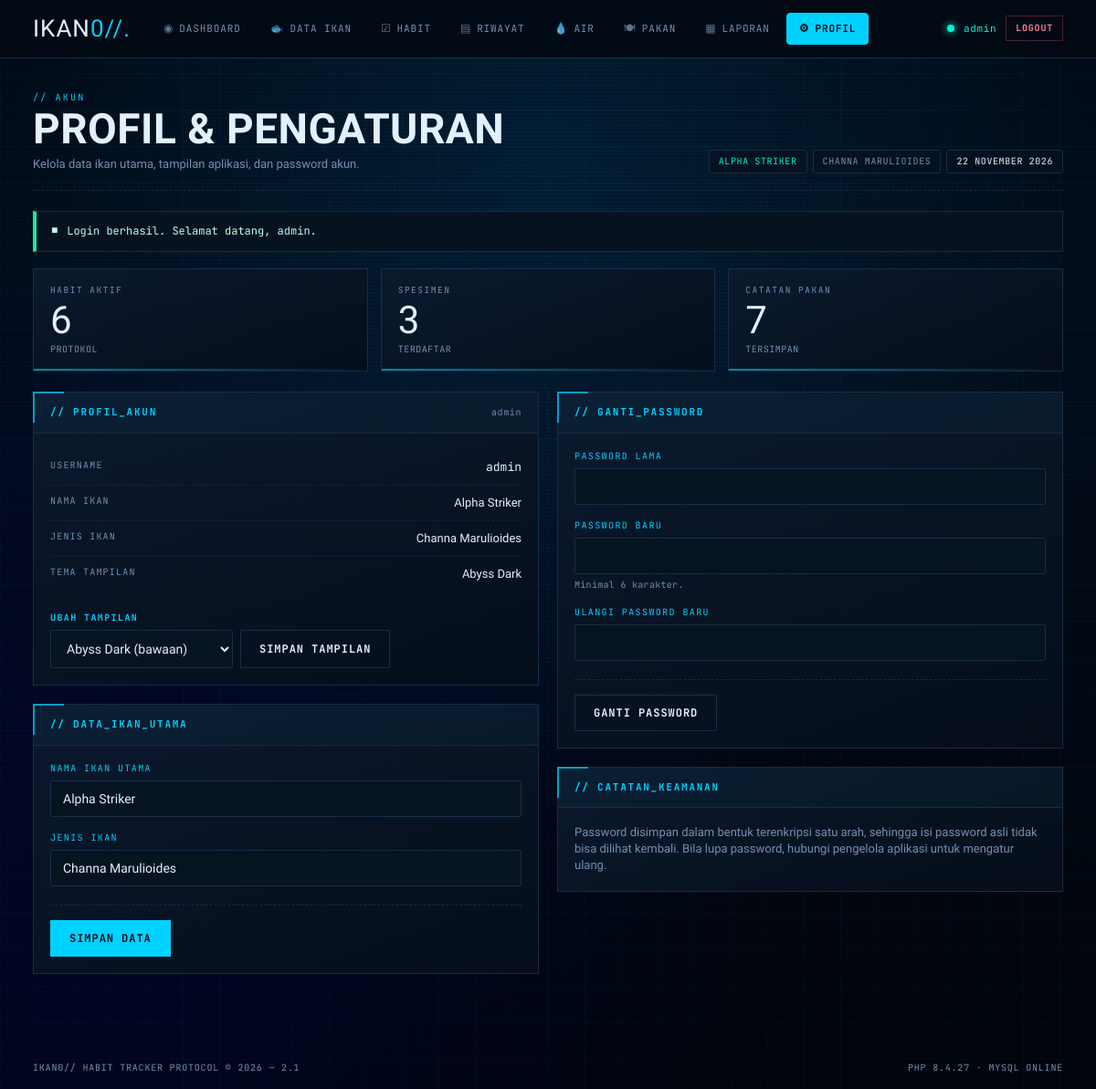
The page /profil.php (signed in) on the database its author committed.
### tables this page shows
CREATE TABLE IF NOT EXISTS `users` (
  `id`         INT AUTO_INCREMENT PRIMARY KEY,
  `username`   VARCHAR(50)  NOT NULL UNIQUE,
  `password`   VARCHAR(255) NOT NULL,
  `nama_ikan`  VARCHAR(60)  NOT NULL DEFAULT 'Ikan Cupang Alpha',
  `jenis_ikan` VARCHAR(60)  NOT NULL DEFAULT 'Betta splendens',
  `created_at` TIMESTAMP    DEFAULT CURRENT_TIMESTAMP
);

### includes/auth.php (called while the page is built, shortened)
<?php
require_once __DIR__ . '/koneksi.php';
function current_user(): ?array
{
    return [
        'id'         => (int)$_SESSION['user_id'],
        'username'   => $_SESSION['username']    ?? 'Admin',
        'nama_ikan'  => $_SESSION['nama_ikan']   ?? 'Ikan Tanpa Nama',
        'jenis_ikan' => $_SESSION['jenis_ikan']  ?? 'Spesies tidak diketahui',
    ];
}
function sinkron_user_database(): void
{
    $id  = (int)$_SESSION['user_id'];
    $row = db_row(
        "SELECT id, username, nama_ikan, jenis_ikan FROM users WHERE id = ? LIMIT 1",
        'i',
        [$id]
    );
}
sinkron_user_database();
$theme_mode = $_COOKIE['ikan_theme'] ?? 'abyss-dark';

### includes/koneksi.php (called while the page is built, shortened)
<?php
$conn             = @new mysqli(DB_HOST, DB_USER, DB_PASS, DB_NAME);
$db_connected     = true;
if ($conn->connect_error) {
    $db_connected     = false;
    $db_error_message = $conn->connect_error;
    error_log('[IKAN] Koneksi database gagal: ' . $conn->connect_error);
} else {
    $conn->set_charset('utf8mb4');
}
function db_tipe($nilai): string
{
    if (is_int($nilai) || is_bool($nilai)) {
        return 'i';
    }
    return 's';
}
function db_jalankan(string $sql, array $params = [])
{
    global $conn, $db_connected;
    $stmt = $conn->prepare($sql);
    $tipe = '';
    foreach ($params as $nilai) {
        $tipe .= db_tipe($nilai);
    }
    $stmt->bind_param($tipe, ...array_values($params));
    if (!$stmt->execute()) {
        error_log('[IKAN] Eksekusi gagal: ' . $stmt->error . ' | ' . $sql);
        return false;
    }
    if ($stmt->field_count > 0) {
        $hasil = $stmt->get_result();
        return $hasil;
    }
    return $stmt;
}
function db_all(string $sql, string $types = '', array $params = []): array
{
    $hasil = db_jalankan($sql, $params);
    $baris = [];
    while ($row = $hasil->fetch_assoc()) {
        $baris[] = $row;
    }
    return $baris;
}
function db_row(string $sql, string $types = '', array $params = []): ?array
{
    $hasil = db_jalankan($sql, $params);
    $row = $hasil->fetch_assoc();
    return $row ?: null;
}

### includes/functions.php (called while the page is built, shortened)
<?php
function e($teks): string
{
    return htmlspecialchars((string)$teks, ENT_QUOTES, 'UTF-8');
}
function take_flash(): ?array
{
    $flash = $_SESSION['flash'];
    return $flash;
}
function nama_bulan(int $bulan): string
{
    $bulan_indonesia = [
        1 => 'Januari', 'Februari', 'Maret', 'April', 'Mei', 'Juni',
        'Juli', 'Agustus', 'September', 'Oktober', 'November', 'Desember'
    ];
    return $bulan_indonesia[$bulan] ?? '';
}
function tanggal_indonesia(string $tanggal): string
{
    $ts = strtotime($tanggal);
    return date('j', $ts) . ' ' . nama_bulan((int)date('n', $ts)) . ' ' . date('Y', $ts);
}
function ambil_habits(int $user_id): array
{
    return db_all(
        "SELECT id, nama_habit, kategori, waktu, emblem, target_harian
         FROM habits WHERE user_id = ? ORDER BY id ASC",
        'i',
        [$user_id]
    );
}
function ambil_fishes(int $user_id): array
{
    return db_all(
        "SELECT id, nama, jenis, ukuran_cm, umur_bulan, kondisi, catatan, emblem
         FROM fishes WHERE user_id = ? ORDER BY id ASC",
        'i',
        [$user_id]
    );
}
function ambil_feedings(int $user_id, int $limit = 50): array
{
    return db_all(
        "SELECT f.id, f.tanggal, f.waktu, f.jenis_pakan, f.jumlah, f.satuan,
                f.habis, f.catatan, f.fish_id, i.nama AS nama_ikan
         FROM feedings f
         LEFT JOIN fishes i ON i.id = f.fish_id
         WHERE f.user_id = ?
         ORDER BY f.tanggal DESC, f.waktu DESC, f.id DESC
         LIMIT " . max(1, $limit),
        'i',
        [$user_id]
    );
}

### profil.php (the view, shortened to what this page needs)
<?php
require_once __DIR__ . '/includes/auth.php';
require_once __DIR__ . '/includes/functions.php';
$user  = current_user();
$jumlah_habit = count(ambil_habits($user['id']));
$jumlah_ikan  = count(ambil_fishes($user['id']));
$jumlah_pakan = count(ambil_feedings($user['id'], 500));
$page_title   = 'Profil & Pengaturan';
$page_eyebrow = 'AKUN';
$page_desc    = 'Kelola data ikan utama, tampilan aplikasi, dan password akun.';
$active       = 'profil';
include __DIR__ . '/includes/header.php';
?>
<div class="stat-grid">
  <div class="stat-box">
    <div class="stat-label">Habit Aktif</div>
    <div class="stat-number"><?= $jumlah_habit ?></div>
    <div class="stat-note dim">PROTOKOL</div>
  </div>
  <div class="stat-box">
    <div class="stat-label">Spesimen</div>
    <div class="stat-number"><?= $jumlah_ikan ?></div>
    <div class="stat-note dim">TERDAFTAR</div>
  </div>
  <div class="stat-box">
    <div class="stat-label">Catatan Pakan</div>
    <div class="stat-number"><?= $jumlah_pakan ?></div>
    <div class="stat-note dim">TERSIMPAN</div>
  </div>
</div>
<div class="split equal">
  <div>
    <div class="panel">
      <div class="panel-head">
        <h2 class="panel-title">// PROFIL_AKUN</h2>
        <span class="panel-sub"><?= e($user['username']) ?></span>
      </div>
      <div class="panel-body">
        <div class="kv-list">
          <div class="kv-row"><span class="kv-key">Username</span><span class="kv-val mono"><?= e($user['username']) ?></span></div>
          <div class="kv-row"><span class="kv-key">Nama ikan</span><span class="kv-val"><?= e($user['nama_ikan']) ?></span></div>
          <div class="kv-row"><span class="kv-key">Jenis ikan</span><span class="kv-val"><?= e($user['jenis_ikan']) ?></span></div>
          <div class="kv-row"><span class="kv-key">Tema tampilan</span><span class="kv-val"><?= $theme_mode === 'mint-cyan' ? 'Mint Cyan' : 'Abyss Dark' ?></span></div>
        </div>
        <h3 class="form-label" style="margin-top:22px;">Ubah tampilan</h3>
        <form method="post" action="<?= BASE_URL ?>profil.php" style="display:flex;gap:8px;flex-wrap:wrap;">
          <select class="form-select" name="tema" style="max-width:200px;">
            <option value="abyss-dark" <?= $theme_mode === 'abyss-dark' ? 'selected' : '' ?>>Abyss Dark (bawaan)</option>
          </select>
          <button class="btn-cyber ghost" type="submit">SIMPAN TAMPILAN</button>
        </form>
      </div>
    </div>
    <div class="panel">
      <div class="panel-head">
        <h2 class="panel-title">// DATA_IKAN_UTAMA</h2>
      </div>
      <div class="panel-body">
        <form method="post" action="<?= BASE_URL ?>profil.php" class="form-cyber">
          <div class="form-row">
            <label class="form-label" for="nama_ikan">Nama ikan utama</label>
            <input class="form-input" type="text" id="nama_ikan" name="nama_ikan"
                   value="<?= e($user['nama_ikan']) ?>" maxlength="60" required>
          </div>
          <div class="form-row">
            <label class="form-label" for="jenis_ikan">Jenis ikan</label>
            <input class="form-input" type="text" id="jenis_ikan" name="jenis_ikan"
                   value="<?= e($user['jenis_ikan']) ?>" maxlength="60" required>
          </div>
          <div class="form-actions">
            <button class="btn-cyber" type="submit">SIMPAN DATA</button>
          </div>
        </form>
      </div>
    </div>
  </div>
  <div>
    <div class="panel">
      <div class="panel-head">
        <h2 class="panel-title">// GANTI_PASSWORD</h2>
      </div>
      <div class="panel-body">
        <form method="post" action="<?= BASE_URL ?>profil.php" class="form-cyber">
          <div class="form-row">
            <label class="form-label" for="password_lama">Password lama</label>
            <input class="form-input" type="password" id="password_lama" name="password_lama"
                   autocomplete="current-password" required>
          </div>
          <div class="form-row">
            <label class="form-label" for="password_baru">Password baru</label>
            <input class="form-input" type="password" id="password_baru" name="password_baru"
                   minlength="6" autocomplete="new-password" required>
            <div class="form-hint">Minimal 6 karakter.</div>
          </div>
          <div class="form-row">
            <label class="form-label" for="password_ulangi">Ulangi password baru</label>
            <input class="form-input" type="password" id="password_ulangi" name="password_ulangi"
                   minlength="6" autocomplete="new-password" required>
          </div>
          <div class="form-actions">
            <button class="btn-cyber ghost" type="submit">GANTI PASSWORD</button>
          </div>
        </form>
      </div>
    </div>
    <div class="panel">
      <div class="panel-head">
        <h2 class="panel-title">// CATATAN_KEAMANAN</h2>
      </div>
      <div class="panel-body">
        <p class="page-desc" style="margin:0;">
          Password disimpan dalam bentuk terenkripsi satu arah, sehingga isi
          password asli tidak bisa dilihat kembali. Bila lupa password, hubungi
          pengelola aplikasi untuk mengatur ulang.
        </p>
      </div>
    </div>
  </div>
</div>
<?php include __DIR__ . '/includes/footer.php'; ?>

### includes/header.php (shortened to what this page needs)
<?php
require_once __DIR__ . '/auth.php';
require_once __DIR__ . '/functions.php';
$user         = current_user();
$page_title   = $page_title   ?? APP_NAME;
$active       = $active       ?? '';
$page_eyebrow = $page_eyebrow ?? 'IKAN// PROTOCOL';
$page_desc    = $page_desc    ?? '';
$flash        = take_flash();
$menu = [
    'dashboard' => ['label' => 'DASHBOARD',  'url' => 'index.php',        'icon' => '◉'],
    'ikan'      => ['label' => 'DATA IKAN',  'url' => 'ikan/index.php',   'icon' => '🐟'],
    'habit'     => ['label' => 'HABIT',      'url' => 'habit/index.php',  'icon' => '☑'],
    'log'       => ['label' => 'RIWAYAT',    'url' => 'log/index.php',    'icon' => '▤'],
    'air'       => ['label' => 'AIR',        'url' => 'air/index.php',    'icon' => '💧'],
    'pakan'     => ['label' => 'PAKAN',      'url' => 'pakan/index.php',  'icon' => '🍽'],
    'laporan'   => ['label' => 'LAPORAN',    'url' => 'laporan.php',      'icon' => '▦'],
    'profil'    => ['label' => 'PROFIL',     'url' => 'profil.php',       'icon' => '⚙'],
];
?>
<!DOCTYPE html>
<html lang="id">
<head>
  <link rel="stylesheet" href="<?= BASE_URL ?>assets/css/style.css">
  <link rel="stylesheet" href="<?= BASE_URL ?>assets/css/pages.css">
</head>
<body class="page-inner <?= $theme_mode === 'mint-cyan' ? 'theme-mint' : '' ?>">
  <div class="grid-bg"></div>
  <div class="scanlines"></div>
  <header class="shell-topbar">
    <div class="shell-wrap">
      <a class="shell-brand" href="<?= BASE_URL ?>index.php">
        IKAN<span class="accent">0//.</span>
      </a>
      <nav class="shell-nav">
        <?php foreach ($menu as $kunci => $item) { ?>
          <a href="<?= BASE_URL . $item['url'] ?>"
             class="shell-nav-link <?= $active === $kunci ? 'is-active' : '' ?>">
            <span class="nav-icon"><?= $item['icon'] ?></span>
            <?= $item['label'] ?>
          </a>
        <?php } ?>
      </nav>
      <div class="shell-user">
        <span class="db-dot <?= $db_connected ? 'on' : 'off' ?>"
              title="<?= $db_connected ? 'MySQL terhubung' : 'MySQL mati - mode demo' ?>"></span>
        <span class="user-name"><?= e($user['username']) ?></span>
        <a class="btn-mini danger" href="<?= BASE_URL ?>logout.php"
           onclick="return confirm('Keluar dari sistem?');">LOGOUT</a>
      </div>
    </div>
  </header>
  <main class="shell-wrap shell-main">
    <div class="page-head">
      <div>
        <span class="eyebrow">// <?= e($page_eyebrow) ?></span>
        <h1 class="page-title"><?= e($page_title) ?></h1>
        <?php if ($page_desc !== '') { ?>
          <p class="page-desc"><?= e($page_desc) ?></p>
        <?php } ?>
      </div>
      <div class="page-head-meta">
        <span class="meta-chip"><?= e($user['nama_ikan']) ?></span>
        <span class="meta-chip dim"><?= e($user['jenis_ikan']) ?></span>
        <span class="meta-chip mono"><?= tanggal_indonesia(date('Y-m-d')) ?></span>
      </div>
    </div>
    <?php if ($flash) { ?>
      <div class="flash flash-<?= e($flash['tipe']) ?>">
        <span class="flash-mark">■</span>
        <?= e($flash['pesan']) ?>
      </div>
    <?php } ?>

### assets/css/style.css (style rules this page uses)
:root { --bg-color: #030811; --bg-surface: #071220; --bg-surface-2: #0c1a2e; --border-color: #172d47; --brand-blue: #00d2ff; --brand-blue-hover: #38bdf8; --brand-blue-glow: rgba(0, 210, 255, 0.45); --brand-cyan: #00f5d4; --brand-lime: #52e5ff; --brand-yellow: #38bdf8; --text-main: #e2f1ff; --text-muted: #7290b2; --text-dark: #020b17; --font-display: 'Teko', sans-serif; --font-mono: 'JetBrains Mono', monospace; --font-body: 'Chakra Petch', sans-serif; }
*, *::before, *::after { box-sizing: border-box; margin: 0; padding: 0; }
body { background-color: var(--bg-color); background: radial-gradient(circle at 50% 15%, rgba(0, 119, 182, 0.22) 0%, transparent 60%), radial-gradient(circle at 10% 80%, rgba(3, 4, 94, 0.35) 0%, transparent 50%), linear-gradient(180deg, #020712 0%, #030b18 40%, #01040a 100%); background-attachment: fixed; color: var(--text-main); font-family: var(--font-body); min-height: 100vh; overflow-x: hidden; position: relative; line-height: 1.4; -webkit-font-smoothing: antialiased; }
.grid-bg { position: fixed; inset: 0; background-size: 40px 40px; background-image: linear-gradient(to right, rgba(0, 210, 255, 0.04) 1px, transparent 1px), linear-gradient(to bottom, rgba(0, 210, 255, 0.04) 1px, transparent 1px); pointer-events: none; z-index: 0; }
.scanlines { position: fixed; inset: 0; background: linear-gradient(rgba(0, 30, 60, 0) 50%, rgba(0, 10, 25, 0.35) 50%); background-size: 100% 4px; pointer-events: none; z-index: 1; opacity: 0.6; }

### rows shown on the page
users: username "admin", nama_ikan "ALPHA STRIKER", jenis_ikan "CHANNA MARULIOIDES", nama_ikan "Alpha Striker", jenis_ikan "Channa Marulioides"

### other values the page prints
$item['icon'] "◉"
$item['label'] "DASHBOARD"
$item['icon'] "🐟"
$item['label'] "DATA IKAN"
$item['icon'] "☑"
$item['label'] "HABIT"
$item['icon'] "▤"
$item['label'] "RIWAYAT"
$item['icon'] "💧"
$item['label'] "AIR"
$item['icon'] "🍽"
$item['label'] "PAKAN"
$item['icon'] "▦"
$item['label'] "LAPORAN"
$item['icon'] "⚙"
